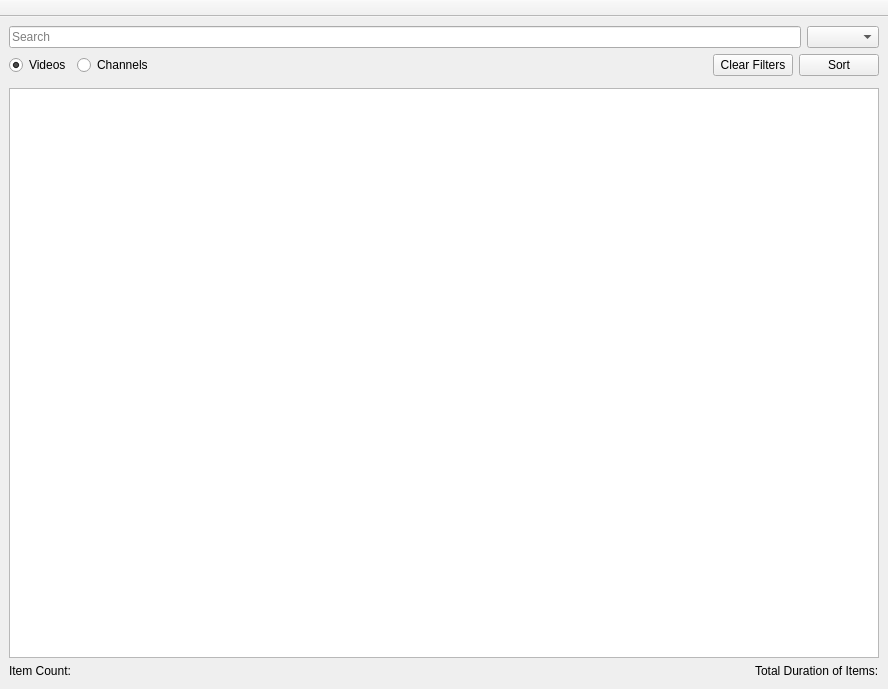
<?xml version="1.0" encoding="UTF-8"?>
<ui version="4.0">
 <class>MainWindow</class>
 <widget class="QMainWindow" name="MainWindow">
  <property name="geometry">
   <rect>
    <x>0</x>
    <y>0</y>
    <width>888</width>
    <height>689</height>
   </rect>
  </property>
  <property name="windowTitle">
   <string>MainWindow</string>
  </property>
  <widget class="QWidget" name="centralwidget">
   <layout class="QGridLayout" name="gridLayout">
    <item row="0" column="0">
     <layout class="QHBoxLayout" name="horizontalLayout_3">
      <item>
       <widget class="QLineEdit" name="searchBar">
        <property name="placeholderText">
         <string>Search</string>
        </property>
       </widget>
      </item>
      <item>
       <widget class="QComboBox" name="comboBox"/>
      </item>
     </layout>
    </item>
    <item row="1" column="0">
     <layout class="QHBoxLayout" name="horizontalLayout">
      <item>
       <widget class="QRadioButton" name="videoButton">
        <property name="text">
         <string>Videos</string>
        </property>
        <property name="checked">
         <bool>true</bool>
        </property>
       </widget>
      </item>
      <item>
       <widget class="QRadioButton" name="channelButton">
        <property name="text">
         <string>Channels</string>
        </property>
       </widget>
      </item>
      <item>
       <layout class="QHBoxLayout" name="horizontalLayout_2"/>
      </item>
      <item>
       <spacer name="horizontalSpacer">
        <property name="orientation">
         <enum>Qt::Horizontal</enum>
        </property>
        <property name="sizeHint" stdset="0">
         <size>
          <width>20</width>
          <height>20</height>
         </size>
        </property>
       </spacer>
      </item>
      <item>
       <widget class="QPushButton" name="clearFilterButton">
        <property name="text">
         <string>Clear Filters</string>
        </property>
       </widget>
      </item>
      <item>
       <widget class="QPushButton" name="sortButton">
        <property name="sizePolicy">
         <sizepolicy hsizetype="Minimum" vsizetype="Fixed">
          <horstretch>0</horstretch>
          <verstretch>0</verstretch>
         </sizepolicy>
        </property>
        <property name="text">
         <string>Sort</string>
        </property>
       </widget>
      </item>
     </layout>
    </item>
    <item row="2" column="0">
     <widget class="QDialogButtonBox" name="buttonBox">
      <property name="standardButtons">
       <set>QDialogButtonBox::NoButton</set>
      </property>
      <property name="centerButtons">
       <bool>false</bool>
      </property>
     </widget>
    </item>
    <item row="3" column="0">
     <widget class="QListWidget" name="videoView"/>
    </item>
    <item row="4" column="0">
     <layout class="QHBoxLayout" name="horizontalLayout_5">
      <item alignment="Qt::AlignLeft|Qt::AlignVCenter">
       <widget class="QLabel" name="itemCountLabel">
        <property name="text">
         <string>Item Count: </string>
        </property>
       </widget>
      </item>
      <item alignment="Qt::AlignRight|Qt::AlignVCenter">
       <widget class="QLabel" name="durationLabel">
        <property name="text">
         <string>Total Duration of Items:</string>
        </property>
       </widget>
      </item>
     </layout>
    </item>
    <item row="5" column="0">
     <spacer name="verticalSpacer">
      <property name="orientation">
       <enum>Qt::Vertical</enum>
      </property>
      <property name="sizeType">
       <enum>QSizePolicy::Fixed</enum>
      </property>
      <property name="sizeHint" stdset="0">
       <size>
        <width>20</width>
        <height>2</height>
       </size>
      </property>
     </spacer>
    </item>
   </layout>
  </widget>
  <widget class="QToolBar" name="toolBar">
   <property name="windowTitle">
    <string>toolBar</string>
   </property>
   <property name="movable">
    <bool>false</bool>
   </property>
   <attribute name="toolBarArea">
    <enum>TopToolBarArea</enum>
   </attribute>
   <attribute name="toolBarBreak">
    <bool>false</bool>
   </attribute>
  </widget>
 </widget>
 <resources/>
 <connections/>
</ui>
